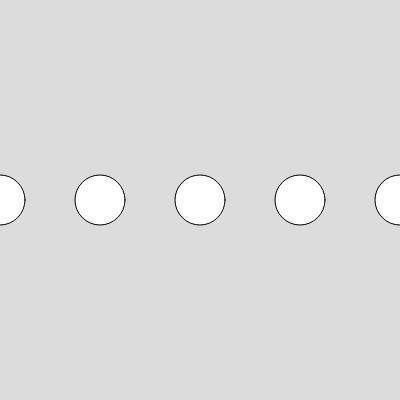
Frame 1 (no input)
Frame 60 (no input): identical to frame 1, image omitted
Frame 120 (the mouse pressed at the canvas centre since frame 60): identical to frame 1, image omitted

The p5.js sketch that drew this single still picture (run headless with seeded random() and noise() and a simulated clock; from frame 60 on, the mouse is pressed at the canvas centre):

// p5.js sketch
// ── sketch.js
function setup() {
  createCanvas(400, 400);
}

function draw() {
  background(220);

  // Initialisierung, Bedingung, Update, Anweisungen in den geschweiften Kallmern (4 Schritte)

  for(let i=0; i<5; i=i+1 ){ // i++ ist das gleiche wie i = i+1
console.log(i)
ellipse(100*i, height/2, 50, 50)
  }



}
